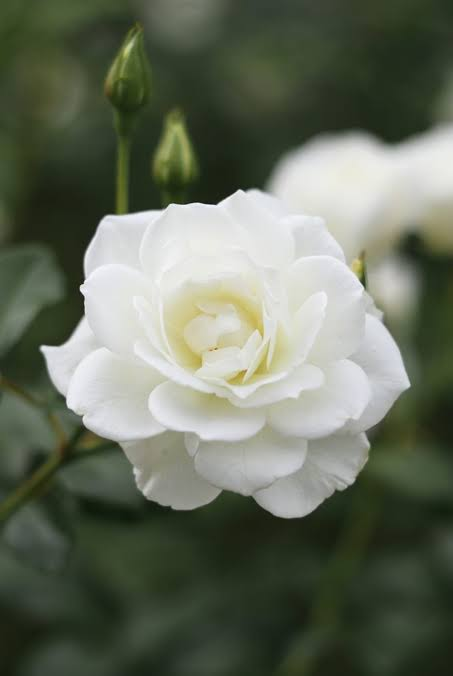
#> input picture image.jpg, 453 x 676 px
$ python change_color.py
#> lines starting #> are read from the running program, lines starting #| are printed output that depends on the picture; after the words box and inside, x2 and y2 are one past the last pixel; in counts of white or black regions, pixels touching at a corner belong together
import cv2

# Read image
img = cv2.imread("image.jpg")
#> img is the input picture: shape (676, 453, 3); mean B, G, R 92.9, 109.2, 102.1

if img is None:
    print("Image not found!")
    exit()

original = img.copy()

while True:

    display = img.copy()

    cv2.putText(display,
                "R-Red G-Green P-Pink Y-Yellow O-Original ESC-Exit",
                (10, 30),
                cv2.FONT_HERSHEY_SIMPLEX,
                0.6,
                (255, 255, 255),
                2)
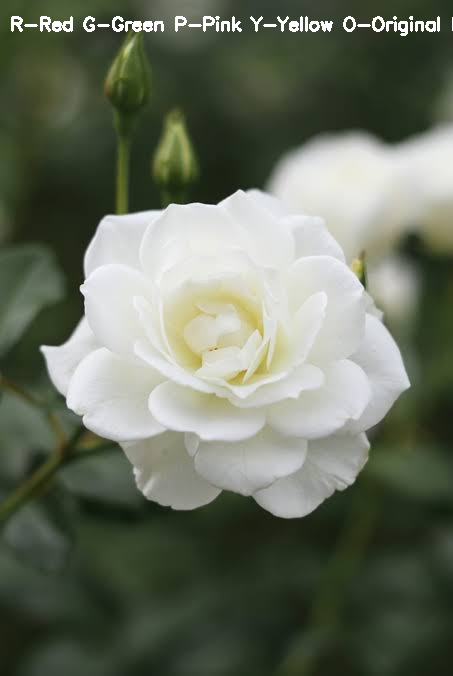
#> display: shape (676, 453, 3); 0.87% of pixels changed, all inside (x1, y1, x2, y2) = (11, 16, 453, 36)

    cv2.imshow("Color Changer", display)

    key = cv2.waitKey(0) & 0xFF
#> (key Esc is pressed here)

    if key == 27:      # ESC
        break

    elif key == ord('r'):
        img = original.copy()
        img[:, :, 0] = 0   # Remove Blue
        img[:, :, 1] = 0   # Remove Green

    elif key == ord('g'):
        img = original.copy()
        img[:, :, 0] = 0   # Remove Blue
        img[:, :, 2] = 0   # Remove Red

    elif key == ord('p'):
        img = original.copy()
        img[:, :, 1] = (img[:, :, 1] * 0.4).astype("uint8")  # Reduce Green
        img[:, :, 2] = 255                                   # Increase Red

    elif key == ord('y'):
        img = original.copy()
        img[:, :, 0] = 0   # Remove Blue

    elif key == ord('o'):
        img = original.copy()

cv2.destroyAllWindows()
